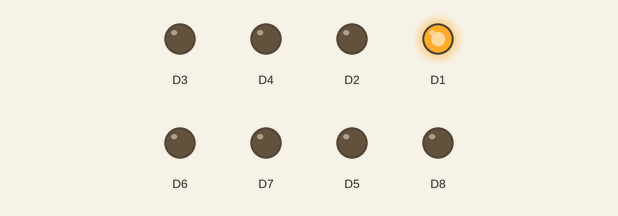
This sketch was run on a simulated ESP8266 (NodeMCU). Parts: output pins drawn as LEDs (lit = HIGH).

Above: at 0.5 s.
At 2.5 s:
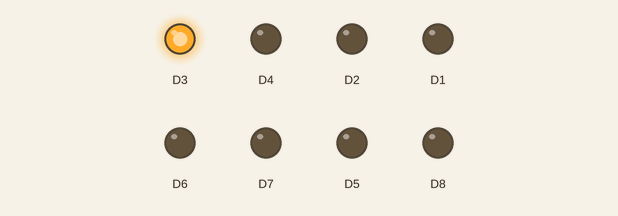
At 3.5 s:
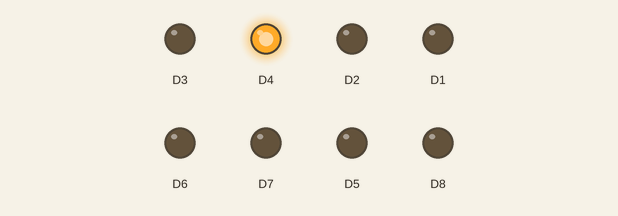
At 4.5 s:
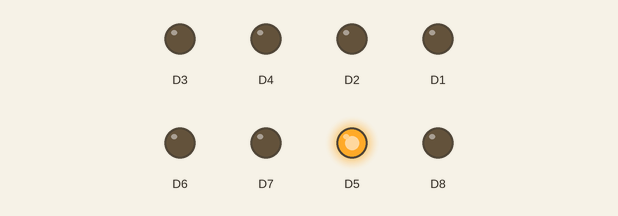
At 6.5 s:
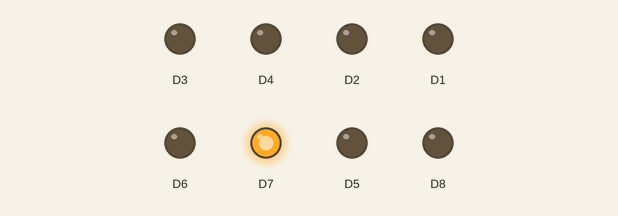
At 9.5 s:
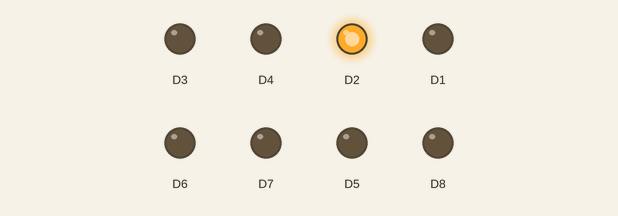
Timing chart, 0 to 10.4 s (numbered marks = the images above):
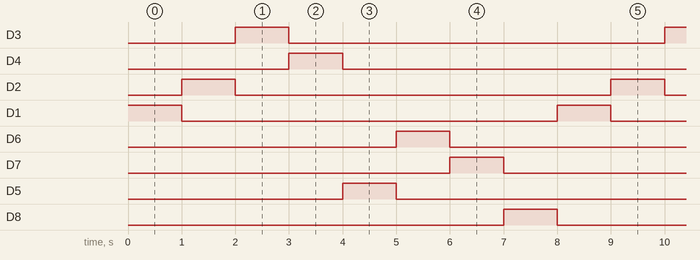

Measured:
- by itself, D3, D4, D2, D1, D6, D7, D5, D8: alternates HIGH for 1.0 s and LOW for 7.0 s
- by itself, everything shown: repeats every 8.0 s, in 9 steps

The sketch:

FLIP_FLOP.ino
```cpp
void setup() {
  // Mengatur pin D1 hingga D8 sebagai OUTPUT
  pinMode(D1, OUTPUT);
  pinMode(D2, OUTPUT);
  pinMode(D3, OUTPUT);
  pinMode(D4, OUTPUT);
  pinMode(D5, OUTPUT);
  pinMode(D6, OUTPUT);
  pinMode(D7, OUTPUT);
  pinMode(D8, OUTPUT);
}

void loop() {
  // Mengaktifkan D1 dan menunggu 1 detik
  digitalWrite(D1, HIGH);
  delay(1000);

  // Mematikan D1 dan menunggu 1 detik
  digitalWrite(D1, LOW);

  // Mengaktifkan D32 dan menunggu 1 detik
  digitalWrite(D2, HIGH);
  delay(1000);

  // Mematikan D2 dan menunggu 1 detik
  digitalWrite(D2, LOW);

  // Lanjutkan dengan pola yang sama untuk pin D3 hingga D8
  digitalWrite(D3, HIGH);
  delay(1000);
  digitalWrite(D3, LOW);

  digitalWrite(D4, HIGH);
  delay(1000);
  digitalWrite(D4, LOW);

  digitalWrite(D5, HIGH);
  delay(1000);
  digitalWrite(D5, LOW);

  digitalWrite(D6, HIGH);
  delay(1000);
  digitalWrite(D6, LOW);

  digitalWrite(D7, HIGH);
  delay(1000);
  digitalWrite(D7, LOW);

  digitalWrite(D8, HIGH);
  delay(1000);
  digitalWrite(D8, LOW);
}
```
